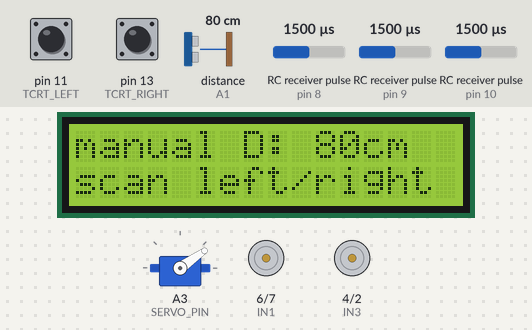
Bench run of a sketch on a simulated Arduino Uno, built with avr-gcc and run on an emulated ATmega328P. Parts: servo, 16×2 character LCD, motor-driver pin pairs drawn as motors (green arrow = first pin HIGH = forward, orange = second pin HIGH = backward, longer = more drive, scaled by the enable pin). Wiring (inferred from the names in the program): ultrasonic range finder: trigger A0; echo A1; 3 × RC receiver channel: data pin 8 / data pin 9 / data pin 10. Inputs (shaded band) come from the test bench; at power-on: RC receiver pulse (sensors on pin 10, pin 8, pin 9) 1500 µs, pin 13 (TCRT_RIGHT) LOW, pin 11 (TCRT_LEFT) LOW, distance to the obstacle (sensor on A1) 80 cm. The echo pulse lasts 58.3 µs per cm.

Above: at 2.2 s.
2.3 s: RC receiver pulse (sensor on pin 10) set to 1314 µs
At 2.53 s:
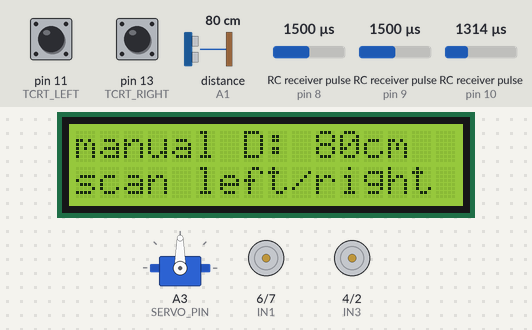
3.8 s: RC receiver pulse (sensor on pin 10) set to 1289 µs
At 5.0 s:
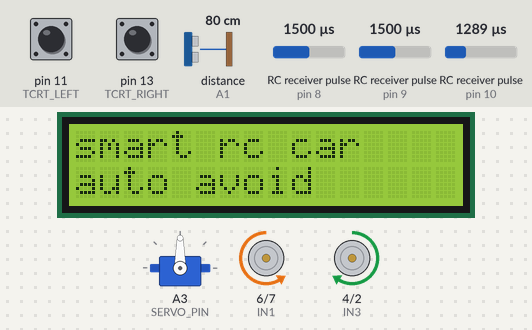
6.7 s: RC receiver pulse (sensor on pin 10) set to 1750 µs
At 8.6 s:
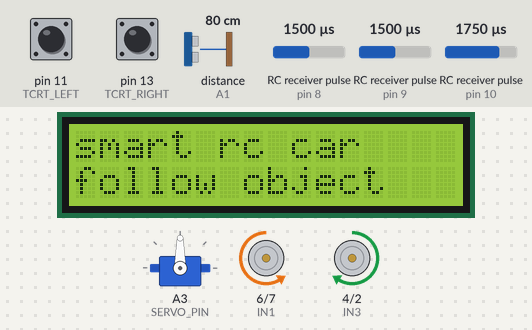
9.7 s: pin 13 (TCRT_RIGHT) pulled HIGH for 1 s
11.3 s: pin 13 (TCRT_RIGHT) pulled HIGH for 3.2 s
15.1 s: RC receiver pulse (sensor on pin 10) set to 1713 µs
17.1 s: RC receiver pulse (sensor on pin 10) set to 1691 µs
At 18.22 s:
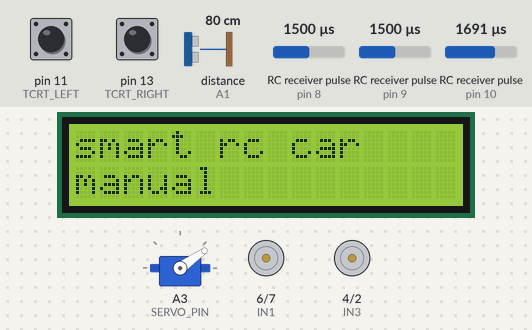
Timing chart, 0 to 20.8 s (numbered marks = the images above; inputs shaded):
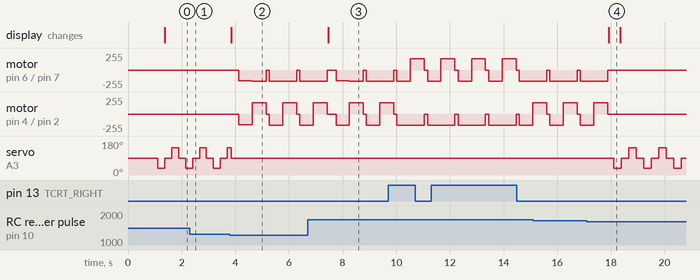

Measured:
- the behaviour switches between 1299 and 1298 µs on RC receiver pulse (sensor on pin 10) (found by bisection; images 1 and 2)
- the behaviour switches between 1700 and 1699 µs on RC receiver pulse (sensor on pin 10) (found by bisection; images 3 and 4)
- after the input at 6.7 s, the display: changes after 0.77 s (image 3)
- after the input at 17.1 s, motor on pin 6 (IN1) / pin 7 (IN2), motor on pin 4 (IN3) / pin 2 (IN4): goes on until 17.9 s, then stays stopped; servo on A3 (SERVO_PIN): 90° → 35° after 1.0 s, then repeats every 1.1 s: 90° 0.28 s, 145° 0.28 s, 90° 0.28 s, 35° 0.28 s; the display: changes after 0.83 s (image 4)
- what the display in image 4 shows lasts 0.4 s, from 17.9 s to 18.3 s

The sketch:

xesmartrcfix.ino
```cpp
/*
  Smart RC Car - Arduino Uno + HotRC CT6A

  CH1 (D8): steering      CH2 (D9): throttle      CH3 (D10): mode switch
  L298N: ENA=5 IN1=6 IN2=7 ENB=3 IN3=2 IN4=4
  TCRT5000: left=11 centre=12 right=13 (digital outputs)
  LCD I2C: A4/A5          servo: A3               SRF05: trig=A0 echo=A1
*/

#include <Wire.h>
#include <LiquidCrystal_I2C.h>
#include <Servo.h>

// ---- Pin assignment --------------------------------------------------------
const byte ENA = 5, IN1 = 6, IN2 = 7;
const byte ENB = 3, IN3 = 4, IN4 = 2;
const byte CH1_PIN = 8, CH2_PIN = 9, CH3_PIN = 10;
const byte TCRT_LEFT = 11, TCRT_CENTRE = 12, TCRT_RIGHT = 13;
const byte SERVO_PIN = A3, TRIG_PIN = A0, ECHO_PIN = A1;

LiquidCrystal_I2C lcd(0x27, 16, 2); // Change 0x27 to 0x3F if your LCD is blank
Servo scanner;

// ---- Adjust these after testing -------------------------------------------
const bool CLIFF_IS_LOW = true; // TCRT output when sensor sees NO floor.
const int OBSTACLE_CM = 5;      // stop when the front object is 5 cm away
const int BACKUP_CLEAR_CM = 10; // reverse until front clearance is at least this
const unsigned long MAX_BACKUP_MS = 1600;
const unsigned long MANUAL_SERVO_SETTLE_MS = 180;
const int FOLLOW_MIN_CM = 14;   // stop this close to the tracked object
const int FOLLOW_MAX_CM = 90;   // ignore objects farther than this
const int AUTO_SPEED = 160;
const int TURN_SPEED = 170;
const int RC_DEAD_BAND = 45;
// L298N loses voltage, so many DC motors will not start at low PWM.
// Raise this gradually (e.g. 110, 125, 140) until both wheels start reliably.
const int MANUAL_START_PWM = 125;

enum Mode { MANUAL, AVOID, FOLLOW };
Mode previousMode = MANUAL;

// Manual-mode scanner state.  The two-phase update gives the servo time to
// reach its new angle before the SRF05 measurement is taken.
byte manualScanAngle = 35;
int manualScanStep = 1;
bool manualServoSettling = false;
unsigned long manualServoMovedAt = 0;
bool manualObstacleLocked = false;
byte manualClearReads = 0;
int manualDistanceCm = 400;

void setMotor(byte en, byte a, byte b, int speedValue) {
  speedValue = constrain(speedValue, -255, 255);
  if (speedValue > 0) {
    digitalWrite(a, HIGH); digitalWrite(b, LOW);
  } else if (speedValue < 0) {
    digitalWrite(a, LOW);  digitalWrite(b, HIGH);
  } else {
    digitalWrite(a, LOW);  digitalWrite(b, LOW); // brake/coast stop
  }
  analogWrite(en, abs(speedValue));
}

void drive(int leftSpeed, int rightSpeed) {
  setMotor(ENA, IN1, IN2, leftSpeed);
  setMotor(ENB, IN3, IN4, rightSpeed);
}

void stopCar() { drive(0, 0); }
void forward(int speedValue) { drive(speedValue, speedValue); }
void backward(int speedValue) { drive(-speedValue, -speedValue); }
void turnLeft(int speedValue) { drive(-speedValue, speedValue); }
void turnRight(int speedValue) { drive(speedValue, -speedValue); }

int readChannel(byte pin) {
  // A radio receiver normally sends 1000..2000 us pulses every 20 ms.
  unsigned long us = pulseIn(pin, HIGH, 25000);
  return (us >= 900 && us <= 2100) ? us : 1500; // signal-loss = neutral
}

Mode readMode() {
  int ch3 = readChannel(CH3_PIN);
  // CT6A three-position switch: low = auto, middle = manual, high = follow.
  // Swap AVOID and FOLLOW below if the physical switch direction is reversed.
  if (ch3 < 1300) return AVOID;
  if (ch3 > 1700) return FOLLOW;
  return MANUAL;
}

bool rawCliff(byte pin) {
  int value = digitalRead(pin);
  return CLIFF_IS_LOW ? value == LOW : value == HIGH;
}

bool cliffAhead() {
  return rawCliff(TCRT_LEFT) || rawCliff(TCRT_CENTRE) || rawCliff(TCRT_RIGHT);
}

int readDistanceCm() {
  digitalWrite(TRIG_PIN, LOW); delayMicroseconds(2);
  digitalWrite(TRIG_PIN, HIGH); delayMicroseconds(10);
  digitalWrite(TRIG_PIN, LOW);
  unsigned long duration = pulseIn(ECHO_PIN, HIGH, 30000);
  if (duration == 0) return 400; // no echo: regard as clear
  return constrain((int)(duration / 58UL), 2, 400);
}

int lookAt(byte angle) {
  scanner.write(angle);
  delay(230);                    // allow servo to settle before measuring
  int cm = readDistanceCm();
  delay(15);
  return cm;
}

void showMode(Mode mode) {
  lcd.clear();
  lcd.setCursor(0, 0); lcd.print("smart rc car");
  lcd.setCursor(0, 1);
  if (mode == MANUAL) lcd.print("manual");
  else if (mode == AVOID) lcd.print("auto avoid");
  else lcd.print("follow object");
}

void showManualDistance() {
  lcd.setCursor(0, 0);
  lcd.print("manual D:");
  if (manualDistanceCm < 100) lcd.print(' ');
  if (manualDistanceCm < 10) lcd.print(' ');
  lcd.print(manualDistanceCm);
  lcd.print("cm  ");
  lcd.setCursor(0, 1);
  if (manualObstacleLocked) lcd.print("OBST: ONLY BACK ");
  else lcd.print("scan left/right ");
}

void updateManualObstacleMonitor() {
  if (!manualServoSettling) {
    scanner.write(manualScanAngle);
    manualServoMovedAt = millis();
    manualServoSettling = true;
    return;
  }
  if (millis() - manualServoMovedAt < MANUAL_SERVO_SETTLE_MS) return;

  manualDistanceCm = readDistanceCm();
  if (manualDistanceCm <= OBSTACLE_CM) {
    // Lock forward motion. It is only cleared after a complete sweep finds
    // no close obstacle, so the next side-looking sample cannot unlock it.
    manualObstacleLocked = true;
    manualClearReads = 0;
  } else if (manualObstacleLocked) {
    manualClearReads++;
    if (manualClearReads >= 4) manualObstacleLocked = false;
  }
  showManualDistance();

  if (manualScanAngle == 145) manualScanStep = -1;
  else if (manualScanAngle == 35) manualScanStep = 1;
  manualScanAngle += manualScanStep * 55; // 35, 90, 145 degrees
  manualServoSettling = false;
}

void manualControl() {
  updateManualObstacleMonitor();
  int throttle = readChannel(CH2_PIN) - 1500;
  int steering = readChannel(CH1_PIN) - 1500;
  if (abs(throttle) < RC_DEAD_BAND) throttle = 0;
  if (abs(steering) < RC_DEAD_BAND) steering = 0;

  if (manualObstacleLocked) {
    // An obstacle at <= 5 cm was found.  Do not allow a turn-in-place or
    // forward motor command; pulling CH2 backward is the only allowed motion.
    if (throttle < 0) {
      int reverseSpeed = map(abs(throttle), 1, 500, MANUAL_START_PWM, 255);
      backward(reverseSpeed);
    } else {
      stopCar();
    }
    return;
  }

  // Mix CH1 and CH2: steering also works while moving forward/backward.
  int base = map(throttle, -500, 500, -255, 255);
  int steer = map(steering, -500, 500, -180, 180);
  int leftSpeed = constrain(base + steer, -255, 255);
  int rightSpeed = constrain(base - steer, -255, 255);

  // Convert every non-zero manual command into usable motor PWM.  Without
  // this, small stick movements may generate PWM too weak to overcome the
  // L298N's voltage drop and the motor's static friction.
  if (leftSpeed != 0) {
    leftSpeed = (leftSpeed > 0 ? 1 : -1) *
                map(abs(leftSpeed), 1, 255, MANUAL_START_PWM, 255);
  }
  if (rightSpeed != 0) {
    rightSpeed = (rightSpeed > 0 ? 1 : -1) *
                 map(abs(rightSpeed), 1, 255, MANUAL_START_PWM, 255);
  }
  drive(leftSpeed, rightSpeed);
}

void escapeCliff() {
  stopCar(); delay(100);
  backward(AUTO_SPEED); delay(500);
  // Prefer the side whose TCRT sensor still sees floor.
  bool leftDanger = rawCliff(TCRT_LEFT);
  bool rightDanger = rawCliff(TCRT_RIGHT);
  if (leftDanger && !rightDanger) turnRight(TURN_SPEED);
  else turnLeft(TURN_SPEED);
  delay(520); stopCar();
}

void avoidObstacle() {
  // 1. Stop at 5 cm, then make the first left/right scan.
  stopCar(); delay(120);
  lookAt(35);
  lookAt(145);
  scanner.write(90); delay(220);

  // 2. Reverse while the forward-facing sensor reports insufficient space.
  // The time limit prevents an endless reverse if the SRF05 has a bad echo.
  unsigned long backupStarted = millis();
  while (readDistanceCm() <= BACKUP_CLEAR_CM &&
         millis() - backupStarted < MAX_BACKUP_MS) {
    backward(AUTO_SPEED);
    delay(70);
  }
  stopCar(); delay(120);

  // 3. Scan again after backing up; choose the side with more open space.
  int leftCm = lookAt(35);
  int centreCm = lookAt(90);
  int rightCm = lookAt(145);
  scanner.write(90);
  delay(100);

  if (leftCm > rightCm && leftCm > OBSTACLE_CM) {
    turnLeft(TURN_SPEED);
    delay(480);
  } else if (rightCm > OBSTACLE_CM) {
    turnRight(TURN_SPEED);
    delay(480);
  } else if (centreCm > OBSTACLE_CM) {
    // Both sides are closed but the front became clear after reversing.
    forward(AUTO_SPEED);
    delay(220);
  } else {
    // No clear route: turn around to seek a new direction.
    turnRight(TURN_SPEED);
    delay(900);
  }
  stopCar();
}

void autonomousAvoid() {
  if (cliffAhead()) { escapeCliff(); return; }
  scanner.write(90); // look straight ahead while the car is moving forward
  int distance = readDistanceCm();
  if (distance <= OBSTACLE_CM) avoidObstacle();
  else forward(AUTO_SPEED);
}

void followObject() {
  if (cliffAhead()) { escapeCliff(); return; }

  int leftCm = lookAt(40);
  int centreCm = lookAt(90);
  int rightCm = lookAt(140);
  scanner.write(90);

  int nearest = min(centreCm, min(leftCm, rightCm));
  if (nearest > FOLLOW_MAX_CM) { stopCar(); return; } // nothing to follow

  // Turn toward the direction in which the closest object was detected.
  if (leftCm == nearest && leftCm + 8 < centreCm) {
    turnLeft(125);
  } else if (rightCm == nearest && rightCm + 8 < centreCm) {
    turnRight(125);
  } else if (centreCm > FOLLOW_MIN_CM) {
    forward(135);
  } else {
    stopCar();
  }
}

void setup() {
  pinMode(ENA, OUTPUT); pinMode(IN1, OUTPUT); pinMode(IN2, OUTPUT);
  pinMode(ENB, OUTPUT); pinMode(IN3, OUTPUT); pinMode(IN4, OUTPUT);
  pinMode(CH1_PIN, INPUT); pinMode(CH2_PIN, INPUT); pinMode(CH3_PIN, INPUT);
  pinMode(TCRT_LEFT, INPUT); pinMode(TCRT_CENTRE, INPUT); pinMode(TCRT_RIGHT, INPUT);
  pinMode(TRIG_PIN, OUTPUT); pinMode(ECHO_PIN, INPUT);
  stopCar();
  scanner.attach(SERVO_PIN);
  scanner.write(90);
  lcd.begin(); lcd.backlight();
  showMode(MANUAL);
  delay(1000);
}

void loop() {
  Mode mode = readMode();
  if (mode != previousMode) {
    stopCar();
    scanner.write(90);
    manualScanAngle = 35;
    manualScanStep = 1;
    manualServoSettling = false;
    manualObstacleLocked = false;
    manualClearReads = 0;
    showMode(mode);
    previousMode = mode;
    delay(180);
  }

  if (mode == MANUAL) manualControl();
  else if (mode == AVOID) autonomousAvoid();
  else followObject();
}
```
